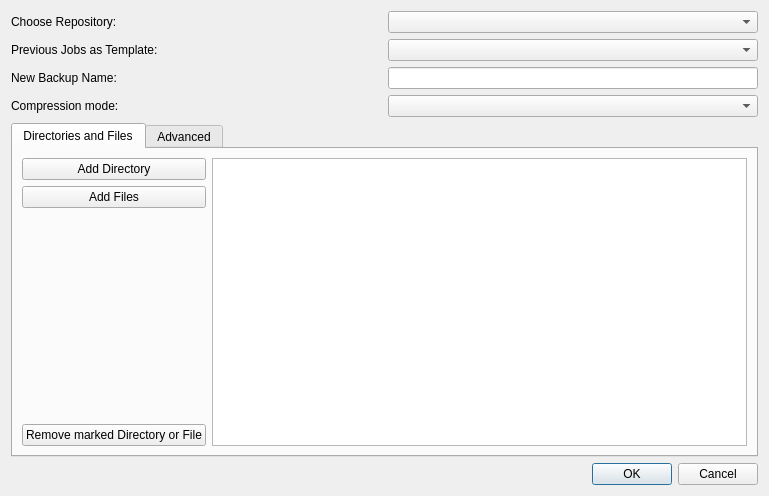
<?xml version="1.0" encoding="UTF-8"?>
<ui version="4.0">
 <class>Form</class>
 <widget class="QWidget" name="Form">
  <property name="geometry">
   <rect>
    <x>0</x>
    <y>0</y>
    <width>769</width>
    <height>496</height>
   </rect>
  </property>
  <property name="windowTitle">
   <string>Create Backup</string>
  </property>
  <layout class="QGridLayout" name="gridLayout_2">
   <item row="0" column="0">
    <layout class="QGridLayout" name="gridLayout">
     <item row="3" column="0" rowspan="2" colspan="2">
      <widget class="QLabel" name="lbl_compression_mode">
       <property name="text">
        <string>Compression mode:</string>
       </property>
      </widget>
     </item>
     <item row="3" column="2" rowspan="2" colspan="2">
      <widget class="QComboBox" name="cb_compression_mode"/>
     </item>
     <item row="1" column="0" colspan="2">
      <widget class="QLabel" name="lbl_Job">
       <property name="text">
        <string>Previous Jobs as Template:</string>
       </property>
      </widget>
     </item>
     <item row="1" column="2" colspan="2">
      <widget class="QComboBox" name="cb_jobs"/>
     </item>
     <item row="0" column="2" colspan="2">
      <widget class="QComboBox" name="cb_repository"/>
     </item>
     <item row="0" column="0" colspan="2">
      <widget class="QLabel" name="lbl_repo_path">
       <property name="text">
        <string>Choose Repository:</string>
       </property>
      </widget>
     </item>
     <item row="2" column="0" colspan="2">
      <widget class="QLabel" name="lbl_archive_name">
       <property name="text">
        <string>New Backup Name:</string>
       </property>
      </widget>
     </item>
     <item row="2" column="2" colspan="2">
      <widget class="QLineEdit" name="txt_archive_name"/>
     </item>
    </layout>
   </item>
   <item row="2" column="0">
    <widget class="QDialogButtonBox" name="bb_cancel_ok">
     <property name="standardButtons">
      <set>QDialogButtonBox::Cancel|QDialogButtonBox::Ok</set>
     </property>
    </widget>
   </item>
   <item row="1" column="0">
    <widget class="QTabWidget" name="tabWidget">
     <property name="currentIndex">
      <number>0</number>
     </property>
     <widget class="QWidget" name="tab_Files">
      <attribute name="title">
       <string>Directories and Files</string>
      </attribute>
      <layout class="QGridLayout" name="gridLayout_3">
       <item row="1" column="0">
        <widget class="QPushButton" name="btn_add_dir">
         <property name="text">
          <string>Add Directory</string>
         </property>
        </widget>
       </item>
       <item row="1" column="1" rowspan="4">
        <widget class="QListWidget" name="listWidget_dirs_and_files"/>
       </item>
       <item row="2" column="0">
        <widget class="QPushButton" name="btn_add_file">
         <property name="text">
          <string>Add Files</string>
         </property>
        </widget>
       </item>
       <item row="4" column="0">
        <widget class="QPushButton" name="btn_remove_dir_or_file">
         <property name="text">
          <string>Remove marked Directory or File</string>
         </property>
        </widget>
       </item>
      </layout>
     </widget>
     <widget class="QWidget" name="tab_Advanced">
      <attribute name="title">
       <string>Advanced</string>
      </attribute>
      <layout class="QVBoxLayout" name="verticalLayout_2">
       <item>
        <widget class="QPushButton" name="pushButton">
         <property name="text">
          <string>PushButton</string>
         </property>
        </widget>
       </item>
      </layout>
     </widget>
    </widget>
   </item>
  </layout>
 </widget>
 <resources/>
 <connections/>
</ui>
